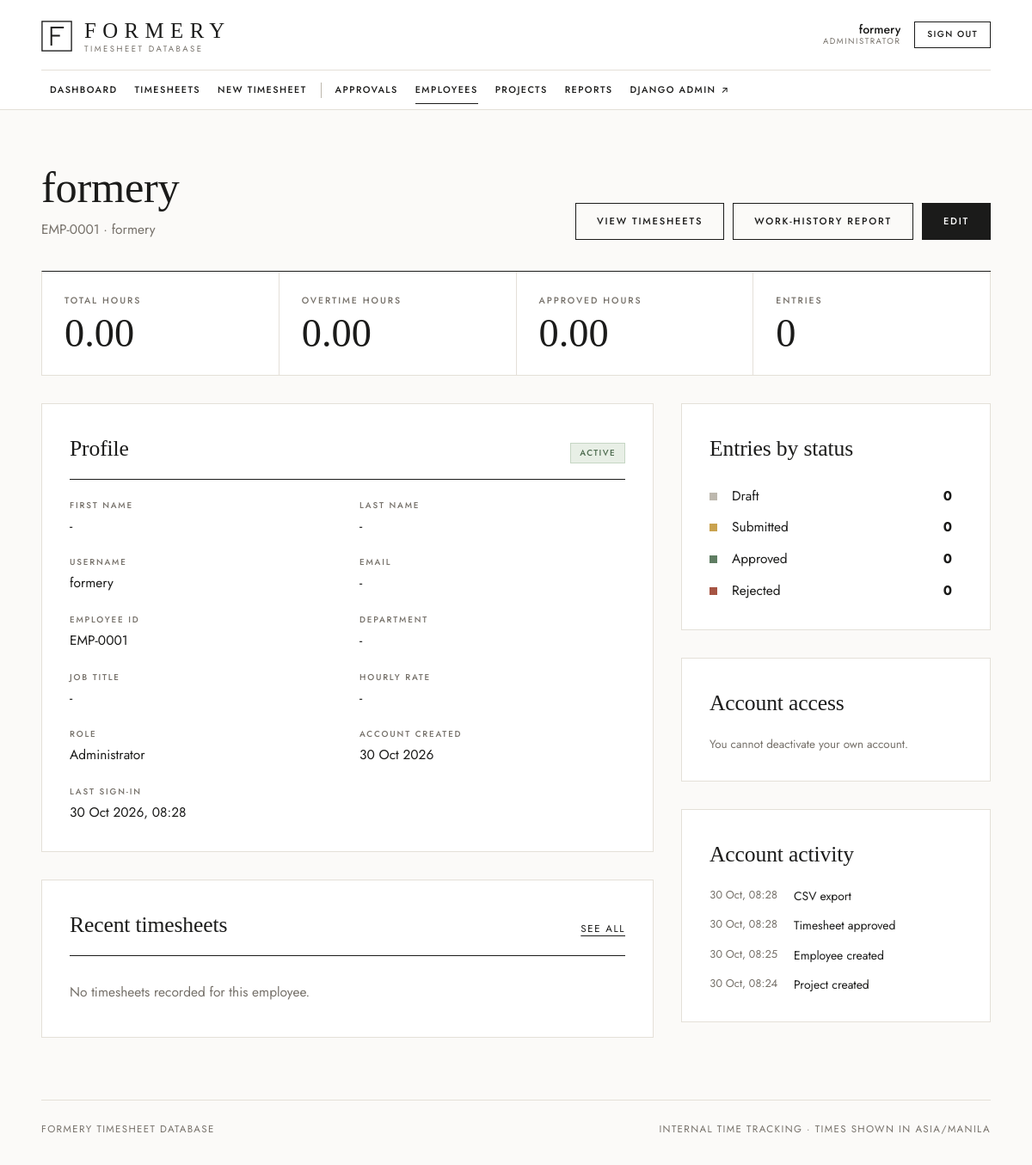
/employees/1/ (signed in), run on the app's committed database.
### timesheets/models.py (models this page shows, shortened)
class EmployeeProfile(models.Model):
    user = models.OneToOneField(User, on_delete=models.CASCADE, related_name="profile")
    employee_id = models.CharField(
        max_length=20, unique=True, blank=True,
        help_text="Unique staff number. Leave blank to auto-generate (EMP-0001, ...).",
    )
    department = models.CharField(max_length=100, blank=True)
    job_title = models.CharField(max_length=100, blank=True)
    hourly_rate = models.DecimalField(
        max_digits=8, decimal_places=2, null=True, blank=True,
        validators=[MinValueValidator(Decimal("0"))],
    )
    created_at = models.DateTimeField(auto_now_add=True)
    updated_at = models.DateTimeField(auto_now=True)
    class Meta:
        ordering = ["user__last_name", "user__first_name", "user__username"]
        indexes = [models.Index(fields=["department"])]
        constraints = [
            models.CheckConstraint(
                condition=Q(hourly_rate__isnull=True) | Q(hourly_rate__gte=0),
                name="profile_hourly_rate_non_negative",
            ),
        ]

class TimesheetEntry(models.Model):
    class Status(models.TextChoices):
        DRAFT = "draft", "Draft"
        SUBMITTED = "submitted", "Submitted"
        APPROVED = "approved", "Approved"
        REJECTED = "rejected", "Rejected"
    class HoursSource(models.TextChoices):
        MANUAL = "manual", "Entered manually"
        CALCULATED = "calculated", "Calculated from times"
    employee = models.ForeignKey(User, on_delete=models.PROTECT, related_name="timesheet_entries")
    project = models.ForeignKey(
        Project, on_delete=models.PROTECT, null=True, blank=True, related_name="entries",
    )
    client_name = models.CharField(
        max_length=150, blank=True,
        help_text="Optional. Defaults to the project's client when left blank.",
    )
    work_date = models.DateField()
    task_description = models.TextField(max_length=1000)
    time_in = models.TimeField(null=True, blank=True)
    time_out = models.TimeField(null=True, blank=True)
    break_minutes = models.PositiveSmallIntegerField(
        default=0, validators=[MaxValueValidator(1440)],
        help_text="Unpaid break in minutes.",
    )
    regular_hours = models.DecimalField(
        max_digits=5, decimal_places=2, default=ZERO, validators=HOURS_VALIDATORS,
    )
    overtime_hours = models.DecimalField(
        max_digits=5, decimal_places=2, default=ZERO, validators=HOURS_VALIDATORS,
    )
    hours_source = models.CharField(
        max_length=12, choices=HoursSource.choices, default=HoursSource.MANUAL,
        help_text="Whether the hours were typed in or calculated from the times.",
    )
    work_location = models.CharField(max_length=150, blank=True)
    status = models.CharField(max_length=12, choices=Status.choices, default=Status.DRAFT)
    notes = models.TextField(blank=True, max_length=1000)
    rejection_reason = models.CharField(max_length=500, blank=True)
    created_by = models.ForeignKey(
        User, on_delete=models.SET_NULL, null=True, blank=True,
        related_name="created_timesheet_entries",
    )
    created_at = models.DateTimeField(auto_now_add=True)
    updated_at = models.DateTimeField(auto_now=True)
    submitted_at = models.DateTimeField(null=True, blank=True)
    reviewed_by = models.ForeignKey(
        User, on_delete=models.SET_NULL, null=True, blank=True,
        related_name="reviewed_timesheet_entries",
    )
    reviewed_at = models.DateTimeField(null=True, blank=True)
    class Meta:
        ordering = ["-work_date", "-created_at"]
        verbose_name = "timesheet entry"
        verbose_name_plural = "timesheet entries"
        indexes = [
            models.Index(fields=["employee", "work_date"], name="ts_emp_date_idx"),
            models.Index(fields=["status", "work_date"], name="ts_status_date_idx"),
            models.Index(fields=["work_date"], name="ts_date_idx"),
            models.Index(fields=["project", "work_date"], name="ts_project_date_idx"),
            models.Index(fields=["created_at"], name="ts_created_idx"),
        ]
        constraints = [
            models.CheckConstraint(
                condition=Q(regular_hours__gte=0, regular_hours__lte=24),
                name="ts_regular_hours_0_24",
            ),
            models.CheckConstraint(
                condition=Q(overtime_hours__gte=0, overtime_hours__lte=24),
                name="ts_overtime_hours_0_24",
            ),
            models.CheckConstraint(
                condition=Q(break_minutes__lte=1440),
                name="ts_break_minutes_max",
            ),
            models.CheckConstraint(
                condition=Q(status__in=["draft", "submitted", "approved", "rejected"]),
                name="ts_status_valid",
            ),
        ]

class AuditLog(models.Model):
    class Action(models.TextChoices):
        ENTRY_CREATED = "entry_created", "Timesheet created"
        ENTRY_UPDATED = "entry_updated", "Timesheet edited"
        ENTRY_DELETED = "entry_deleted", "Timesheet deleted"
        ENTRY_SUBMITTED = "entry_submitted", "Timesheet submitted"
        ENTRY_APPROVED = "entry_approved", "Timesheet approved"
        ENTRY_REJECTED = "entry_rejected", "Timesheet rejected"
        ENTRY_STATUS_CHANGED = "entry_status_changed", "Timesheet status changed"
        EMPLOYEE_CREATED = "employee_created", "Employee created"
        EMPLOYEE_UPDATED = "employee_updated", "Employee updated"
        EMPLOYEE_ACTIVATED = "employee_activated", "Employee account activated"
        EMPLOYEE_DEACTIVATED = "employee_deactivated", "Employee account deactivated"
        PASSWORD_CHANGED = "password_changed", "Password changed by administrator"
        PROJECT_CREATED = "project_created", "Project created"
        PROJECT_UPDATED = "project_updated", "Project updated"
        PROJECT_DELETED = "project_deleted", "Project deleted"
        CSV_EXPORT = "csv_export", "CSV export"
        LOGIN = "login", "Signed in"
        LOGOUT = "logout", "Signed out"
        LOGIN_FAILED = "login_failed", "Failed sign-in"
    actor = models.ForeignKey(
        User, on_delete=models.SET_NULL, null=True, blank=True, related_name="audit_events",
    )
    actor_username = models.CharField(max_length=150, blank=True)
    action = models.CharField(max_length=30, choices=Action.choices)
    model_name = models.CharField(max_length=60, blank=True)
    object_id = models.CharField(max_length=40, blank=True)
    object_repr = models.CharField(max_length=255, blank=True)
    details = models.TextField(blank=True)
    ip_address = models.GenericIPAddressField(null=True, blank=True)
    timestamp = models.DateTimeField(auto_now_add=True)
    class Meta:
        ordering = ["-timestamp", "-id"]
        indexes = [
            models.Index(fields=["timestamp"]),
            models.Index(fields=["action", "timestamp"]),
            models.Index(fields=["model_name", "object_id"]),
        ]

### timesheets/views.py (the view)
# urls.py: path("employees/<int:pk>/", views.employee_detail, name="employee_detail"),
@admin_required
def employee_detail(request, pk):
    employee = get_object_or_404(_employee_queryset(), pk=pk)
    entries = TimesheetEntry.objects.filter(employee=employee)
    status_counts = {row["status"]: row["n"] for row in entries.values("status").annotate(n=Count("id"))}
    approved = entries.filter(status=Status.APPROVED).aggregate(
        r=Sum("regular_hours"), o=Sum("overtime_hours"))
    return render(request, "timesheets/employee_detail.html", {
        "employee": employee,
        "profile": employee.profile,
        "total_hours": employee.total_hours or 0,
        "approved_hours": (approved["r"] or 0) + (approved["o"] or 0),
        "status_counts": [(s.label, s.value, status_counts.get(s.value, 0)) for s in Status],
        "recent": entries.select_related("project").order_by("-work_date", "-created_at")[:8],
        "audit": AuditLog.objects.filter(
            Q(model_name="User", object_id=str(employee.pk)) | Q(actor=employee)
        ).exclude(action__in=[AuditLog.Action.LOGIN, AuditLog.Action.LOGOUT])[:8],
        "is_self": employee.pk == request.user.pk,
    })

### templates/timesheets/employee_detail.html (shortened to what this page needs)
{% extends "base.html" %}
{% load ts_extras %}
{% block page_title %}{{ employee|person }}{% endblock %}
{% block page_subtitle %}<p class="muted">{{ profile.employee_id }} &middot; {{ employee.username }}</p>{% endblock %}
{% block page_actions %}
  <a class="btn btn-ghost" href="{% url 'timesheet_list' %}?employee={{ employee.pk }}">View timesheets</a>
  <a class="btn btn-ghost" href="{% url 'reports' %}?employee={{ employee.pk }}">Work-history report</a>
  <a class="btn btn-primary" href="{% url 'employee_edit' employee.pk %}">Edit</a>
{% endblock %}
{% block content %}
<section class="stat-grid" aria-label="Employee summary">
  <article class="stat"><p class="stat-label">Total hours</p><p class="stat-value">{{ total_hours|hrs }}</p></article>
  <article class="stat"><p class="stat-label">Overtime hours</p><p class="stat-value">{{ employee.total_overtime|hrs }}</p></article>
  <article class="stat"><p class="stat-label">Approved hours</p><p class="stat-value">{{ approved_hours|hrs }}</p></article>
  <article class="stat"><p class="stat-label">Entries</p><p class="stat-value">{{ employee.entry_count }}</p></article>
</section>
<div class="detail-layout">
  <div>
    <section class="card">
      <div class="card-head"><h2 class="serif">Profile</h2>
        {% if employee.is_active %}<span class="badge badge-approved">Active</span>{% else %}<span class="badge badge-draft">Deactivated</span>{% endif %}</div>
      <dl class="detail-list">
        <div><dt>First name</dt><dd>{{ employee.first_name|default:"-" }}</dd></div>
        <div><dt>Last name</dt><dd>{{ employee.last_name|default:"-" }}</dd></div>
        <div><dt>Username</dt><dd>{{ employee.username }}</dd></div>
        <div><dt>Email</dt><dd>{{ employee.email|default:"-" }}</dd></div>
        <div><dt>Employee ID</dt><dd>{{ profile.employee_id }}</dd></div>
        <div><dt>Department</dt><dd>{{ profile.department|default:"-" }}</dd></div>
        <div><dt>Job title</dt><dd>{{ profile.job_title|default:"-" }}</dd></div>
        <div><dt>Hourly rate</dt><dd>{% if profile.hourly_rate %}{{ profile.hourly_rate }}{% else %}-{% endif %}</dd></div>
        <div><dt>Role</dt><dd>{% if employee.is_staff or employee.is_superuser %}Administrator{% else %}Employee{% endif %}</dd></div>
        <div><dt>Account created</dt><dd>{{ employee.date_joined|date:"j M Y" }}</dd></div>
        <div><dt>Last sign-in</dt><dd>{% if employee.last_login %}{{ employee.last_login|date:"j M Y, H:i" }}{% else %}Never{% endif %}</dd></div>
      </dl>
    </section>
    <section class="card">
      <div class="card-head"><h2 class="serif">Recent timesheets</h2><a class="link" href="{% url 'timesheet_list' %}?employee={{ employee.pk }}">See all</a></div>
      {% if recent %}
      <div class="table-wrap"><table class="table">
        <thead><tr><th>Work date</th><th>Project</th><th class="num">Regular</th><th class="num">Overtime</th><th>Status</th><th></th></tr></thead>
        <tbody>{% for e in recent %}
          <tr><td>{{ e.work_date|date:"j M Y" }}</td><td>{{ e.project_label|default:"-" }}</td>
          <td class="num">{{ e.regular_hours|hrs }}</td><td class="num">{{ e.overtime_hours|hrs }}</td>
          <td>{% status_badge e.status %}</td>
          <td class="row-actions"><a class="btn btn-ghost btn-sm" href="{% url 'timesheet_detail' e.pk %}">View</a></td></tr>
        {% endfor %}</tbody></table></div>
      {% else %}<p class="empty-inline">No timesheets recorded for this employee.</p>{% endif %}
    </section>
  </div>
  <aside>
    <section class="card">
      <h2 class="serif">Entries by status</h2>
      <ul class="legend">
        {% for label, value, n in status_counts %}<li><span class="dot seg-{{ value }}"></span><span>{{ label }}</span><strong>{{ n }}</strong></li>{% endfor %}
      </ul>
    </section>
    <section class="card">
      <h2 class="serif">Account access</h2>
      {% if is_self %}
        <p class="muted small">You cannot deactivate your own account.</p>
      {% else %}
        <p class="muted small">This account cannot sign in.</p>
        <form method="post" action="{% url 'employee_toggle_active' employee.pk %}" data-confirm="Reactivate this account?">
          {% csrf_token %}<button type="submit" class="btn btn-primary btn-block">Reactivate account</button>
        </form>
      {% endif %}
    </section>
    {% if audit %}
    <section class="card">
      <h2 class="serif">Account activity</h2>
      <ul class="activity-list compact">
        {% for log in audit %}<li><span class="activity-time">{{ log.timestamp|date:"j M, H:i" }}</span><span>{{ log.get_action_display }}</span></li>{% endfor %}
      </ul>
    </section>
    {% endif %}
  </aside>
</div>
{% endblock %}

### templates/base.html (shortened to what this page needs)
{% load static ts_extras %}<!DOCTYPE html>
<html lang="en">
<head>
  <link rel="stylesheet" href="{% static 'css/app.css' %}">
</head>
<body class="{% if user.is_authenticated %}app{% else %}public{% endif %}">
{% if user.is_authenticated %}
<header class="site-header">
  <div class="site-header-inner">
    <a class="brand" href="{% url 'dashboard' %}" aria-label="{{ app_name }} home">{% include "partials/_brand.html" %}</a>
    <div class="nav-panel" id="nav-panel">
      <nav class="nav" aria-label="Primary">
        <a href="{% url 'dashboard' %}" class="{% if nav_section == 'dashboard' %}active{% endif %}">Dashboard</a>
        <a href="{% url 'timesheet_list' %}" class="{% if nav_section == 'timesheets' %}active{% endif %}">{% if is_admin_user %}Timesheets{% else %}My timesheets{% endif %}</a>
        <a href="{% url 'timesheet_create' %}" class="{% if nav_section == 'create' %}active{% endif %}">New timesheet</a>
        {% if is_admin_user %}
        <a href="{% url 'timesheet_list' %}?status=submitted" class="{% if nav_section == 'approvals' %}active{% endif %}">Approvals{% if pending_count %}<span class="nav-count">{{ pending_count }}</span>{% endif %}</a>
        <a href="{% url 'employee_list' %}" class="{% if nav_section == 'employees' %}active{% endif %}">Employees</a>
        <a href="{% url 'project_list' %}" class="{% if nav_section == 'projects' %}active{% endif %}">Projects</a>
        <a href="{% url 'reports' %}" class="{% if nav_section == 'reports' %}active{% endif %}">Reports</a>
        <a href="{% url 'admin:index' %}">Django Admin<span aria-hidden="true"> &#8599;</span></a>
        {% endif %}
      </nav>
      <div class="header-user">
        <span class="user-meta">
          <strong>{{ user|person }}</strong>
          <small>{% if is_admin_user %}Administrator{% else %}Employee{% endif %}</small>
        </span>
        <form method="post" action="{% url 'logout' %}">
          <button type="submit" class="btn btn-ghost btn-sm">Sign out</button>
        </form>
      </div>
    </div>
  </div>
</header>
<div class="main-col">
  <div class="topbar">
    <div class="page-heading">
      <h1>{% block page_title %}{% endblock %}</h1>
      {% block page_subtitle %}{% endblock %}
    </div>
    <div class="page-actions">{% block page_actions %}{% endblock %}</div>
  </div>
{% else %}
<div class="public-wrap{% block public_class %}{% endblock %}">
  {% block public_media %}{% endblock %}
  <div class="public-shell">
    <a class="brand brand-public" href="{% url 'login' %}">{% include "partials/_brand.html" %}</a>
{% endif %}
    <main id="main" class="content">
      {% block content %}{% endblock %}
    </main>
{% if user.is_authenticated %}
  <footer class="footer">
    <span>{{ app_name }}</span>
    <span>Internal time tracking &middot; times shown in {{ time_zone }}</span>
  </footer>
</div>
{% else %}
    <p class="public-footer">{{ app_name }} &middot; authorised users only</p>
  </div>
</div>
{% endif %}
</body>
</html>

### data on the page
EmployeeProfile: employee_id "EMP-0001", department "-", job_title "-"
TimesheetEntry: status "Approved", n "0"
AuditLog: timestamp "30 Oct, 08:28", action "CSV export"
AuditLog: timestamp "30 Oct, 08:28", action "Timesheet approved"
AuditLog: timestamp "30 Oct, 08:25", action "Employee created"
AuditLog: timestamp "30 Oct, 08:24", action "Project created"

### other printed values
{{ user|person }} "formery"
{{ employee|person }} "formery"
{{ employee.username }} "formery"
{{ total_hours|hrs }} "0.00"
{{ employee.total_overtime|hrs }} "0.00"
{{ approved_hours|hrs }} "0.00"
{{ employee.entry_count }} "0"
{{ employee.first_name|default:"-" }} "-"
{{ employee.last_name|default:"-" }} "-"
{{ employee.email|default:"-" }} "-"
{{ employee.date_joined|date:"j M Y" }} "30 Oct 2026"
{{ employee.last_login|date:"j M Y, H:i" }} "30 Oct 2026, 08:28"
{{ label }} "Draft" "Submitted" "Rejected"
{{ n }} "0" "0" "0"
{{ app_name }} "FORMERY TIMESHEET DATABASE"
